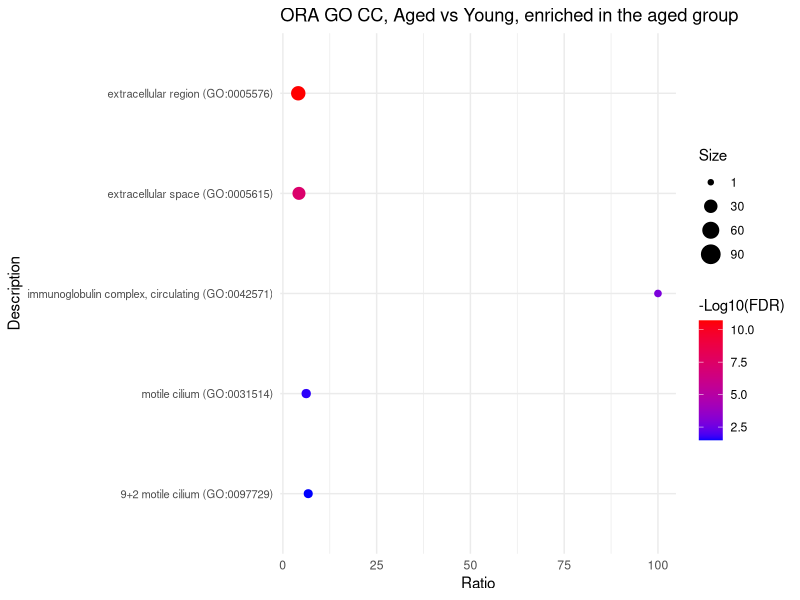

Recreate this plot in R. (Note: this script raises an error after producing the figure.)
# =============================================================================
# Script 5 (age_vs_young_ORA): Dot plots of over-representation analysis (ORA)
#                              results, Aged vs Young (single-factor model)
# =============================================================================
#
# Purpose:
#   Plot pre-computed ORA results (GO and Reactome) for proteins that differ
#   between Aged (A = 7-11m) and Young (Y = 7w) rats in the
#   single-factor model of Script_4. This script only draws figures; the
#   enrichment analysis itself was run outside R.
#
# Input (in this folder):
#   - ORA_summary.xlsx
#       One sheet per selection of enriched terms. Columns: GO (BP / CC / MF;
#       not in the Reactome sheet), Description, Ref size (term size in the
#       background), Size (input proteins in the term), Expect, Ratio
#       (enrichment ratio = Size / Expect), P Value, FDR, and Log10(FDR).
#       Note: "Log10(FDR)" holds -log10(FDR) (positive; larger = more
#       significant; Excel formula =-LOG10(FDR)). The column keeps this name
#       because Excel reads a header starting with "-" as a formula; the
#       figure legends are labelled "-Log10(FDR)" with labs() below.
#       Sheets used: "aged GO CC", "aged GO select", "young Reactome select",
#       "young GO select". Sheets "aged  GO BP" and "aged GO MF" are not used.
#
# Outputs (written to this folder):
#   - ORA_age_vs_young_single_factor.pdf
#       4 pages: Figure 2d, Figure S3a, Figure 3f, Figure S3b (in this order).
#   - ORA_aged_vs_young_single_factor.RData
#       Plot objects p1-p4 and the last table read (up).
#
# Plot layout (all pages): x = Ratio, y = term, point color = -log10(FDR),
#   point size = Size. Terms are sorted by -log10(FDR), so the most
#   significant term is at the top.
#
# Run in RStudio: setwd() below requires an interactive RStudio session.
# =============================================================================

# Set the working directory to this script's folder (RStudio only).
setwd(dirname(rstudioapi::getSourceEditorContext()$path))

# Load required packages.
# readxl: read_excel(); dplyr: arrange() / group_by() / mutate();
# ggplot2: dot plots.
library(readxl)
library(dplyr)
library(ggplot2)


# Step 1: Enriched in the aged group -------------------------------------------

# GO cellular component terms enriched in the aged group (Figure 2d).
up <- read_excel("ORA_summary.xlsx", sheet = "aged GO CC")

# Sort terms by increasing -log10(FDR); ggplot draws the last factor level
# at the top, so the most significant term appears at the top of the plot.
up <- up %>%
  arrange((abs(`Log10(FDR)`))) %>%
  mutate(Description = factor(Description, levels = unique(Description)))

# Create the plot (Figure 2d).
# Point-size scale fixed to 0-90 (largest Size in this sheet: 86).
p1 <- ggplot(up, aes(x = Ratio, y = Description, color = `Log10(FDR)`, size = Size)) +
  geom_point() + scale_size_continuous(breaks = c(1, 30, 60, 90),
                                       limits = c(0, 90)) +
  scale_colour_gradient(low = "blue", high = "red",
                        space = "Lab", na.value = "grey50", guide = "colourbar",
                        aesthetics = "colour") +
  ggtitle("ORA GO CC, Aged vs Young, enriched in the aged group") +
  labs(colour = "-Log10(FDR)") + # Legend title (column holds -log10(FDR))
  theme_minimal() +
  theme(axis.text.y = element_text(size = 8)) # Adjust text size for readability

# Print the plot
print(p1)


# Selected GO terms (BP, CC, MF) enriched in the aged group (Figure S3a).
up <- read_excel("ORA_summary.xlsx", sheet = "aged GO select")

# Sort terms by increasing -log10(FDR) within each GO category.
up <- up %>%
  group_by(GO) %>%
  arrange(`Log10(FDR)`, .by_group = TRUE) %>%
  ungroup() %>%
  mutate(Description = factor(Description, levels = unique(Description)))

# Create the plot (Figure S3a), one facet per GO category.
# Point-size scale fixed to 0-90 (largest Size in this sheet: 86).
p2 <- ggplot(up, aes(x = Ratio, y = Description, color = `Log10(FDR)`, size = Size)) +
  geom_point() + scale_size_continuous(breaks = c(1, 30, 60, 90),
                                        limits = c(0, 90)) +
  scale_colour_gradient(low = "blue", high = "red",
                        space = "Lab", na.value = "grey50", guide = "colourbar",
                        aesthetics = "colour") +
  ggtitle("ORA GO, Aged vs Young, enriched in the aged group") +
  labs(colour = "-Log10(FDR)") + # Legend title (column holds -log10(FDR))
  # Facet by GO category (BP / CC / MF) to create separate clusters
  facet_grid(GO ~ ., scales = "free_y", space = "free_y") +
  theme_minimal() +
  theme(axis.text.y = element_text(size = 8), # Adjust text size for readability
        strip.text.y = element_text(angle = 0, hjust = 0)) # Keep facet labels horizontal

print(p2)


# Step 2: Enriched in the young group ------------------------------------------

# Selected Reactome pathways enriched in the young group (Figure 3f).
up <- read_excel("ORA_summary.xlsx", sheet = "young Reactome select")

# Sort terms by increasing -log10(FDR) (most significant at the top).
up <- up %>%
  arrange((abs(`Log10(FDR)`))) %>%
  mutate(Description = factor(Description, levels = unique(Description)))

# Create the plot (Figure 3f).
# Point-size scale fixed to 0-20 (largest Size in this sheet: 17).
p3 <- ggplot(up, aes(x = Ratio, y = Description, color = `Log10(FDR)`, size = Size)) +
  geom_point() + scale_size_continuous(breaks = c(4,8,12,16,20),
                                       limits = c(0, 20)) +
  scale_colour_gradient(low = "blue", high = "red",
                        space = "Lab", na.value = "grey50", guide = "colourbar",
                        aesthetics = "colour") +
  ggtitle("ORA Reactome, Aged vs Young, enriched in the young group") +
  labs(colour = "-Log10(FDR)") + # Legend title (column holds -log10(FDR))
  theme_minimal() +
  theme(axis.text.y = element_text(size = 8)) # Adjust text size for readability

# Print the plot
print(p3)


# Selected GO terms (BP, CC, MF) enriched in the young group (Figure S3b).
up <- read_excel("ORA_summary.xlsx", sheet = "young GO select")

# Sort terms by increasing -log10(FDR) within each GO category.
up <- up %>%
  group_by(GO) %>%
  arrange(`Log10(FDR)`, .by_group = TRUE) %>%
  ungroup() %>%
  mutate(Description = factor(Description, levels = unique(Description)))

# Create the plot (Figure S3b), one facet per GO category.
# Point-size scale fixed to 0-80 (largest Size in this sheet: 66).
p4 <- ggplot(up, aes(x = Ratio, y = Description, color = `Log10(FDR)`, size = Size)) +
  geom_point() +  scale_size_continuous(breaks = c(1, 20, 40, 60, 80),
                                         limits = c(0, 80)) +
  scale_colour_gradient(low = "blue", high = "red",
                        space = "Lab", na.value = "grey50", guide = "colourbar",
                        aesthetics = "colour") +
  ggtitle("ORA GO, Aged vs Young, enriched in the young group") +
  labs(colour = "-Log10(FDR)") + # Legend title (column holds -log10(FDR))
  # Facet by GO category (BP / CC / MF) to create separate clusters
  facet_grid(GO ~ ., scales = "free_y", space = "free_y") +
  theme_minimal() +
  theme(axis.text.y = element_text(size = 8), # Adjust text size for readability
        strip.text.y = element_text(angle = 0, hjust = 0)) # Keep facet labels horizontal

print(p4)


# Step 3: Save figures and workspace -------------------------------------------

# Export the four plots to one PDF (pages: Figure 2d, S3a, 3f, S3b).
pdf("ORA_age_vs_young_single_factor.pdf", width = 11, height = 8.5)
print(p1)
print(p2)
print(p3)
print(p4)
dev.off()


# Save the current workspace (plot objects p1-p4).
save.image("ORA_aged_vs_young_single_factor.RData")
